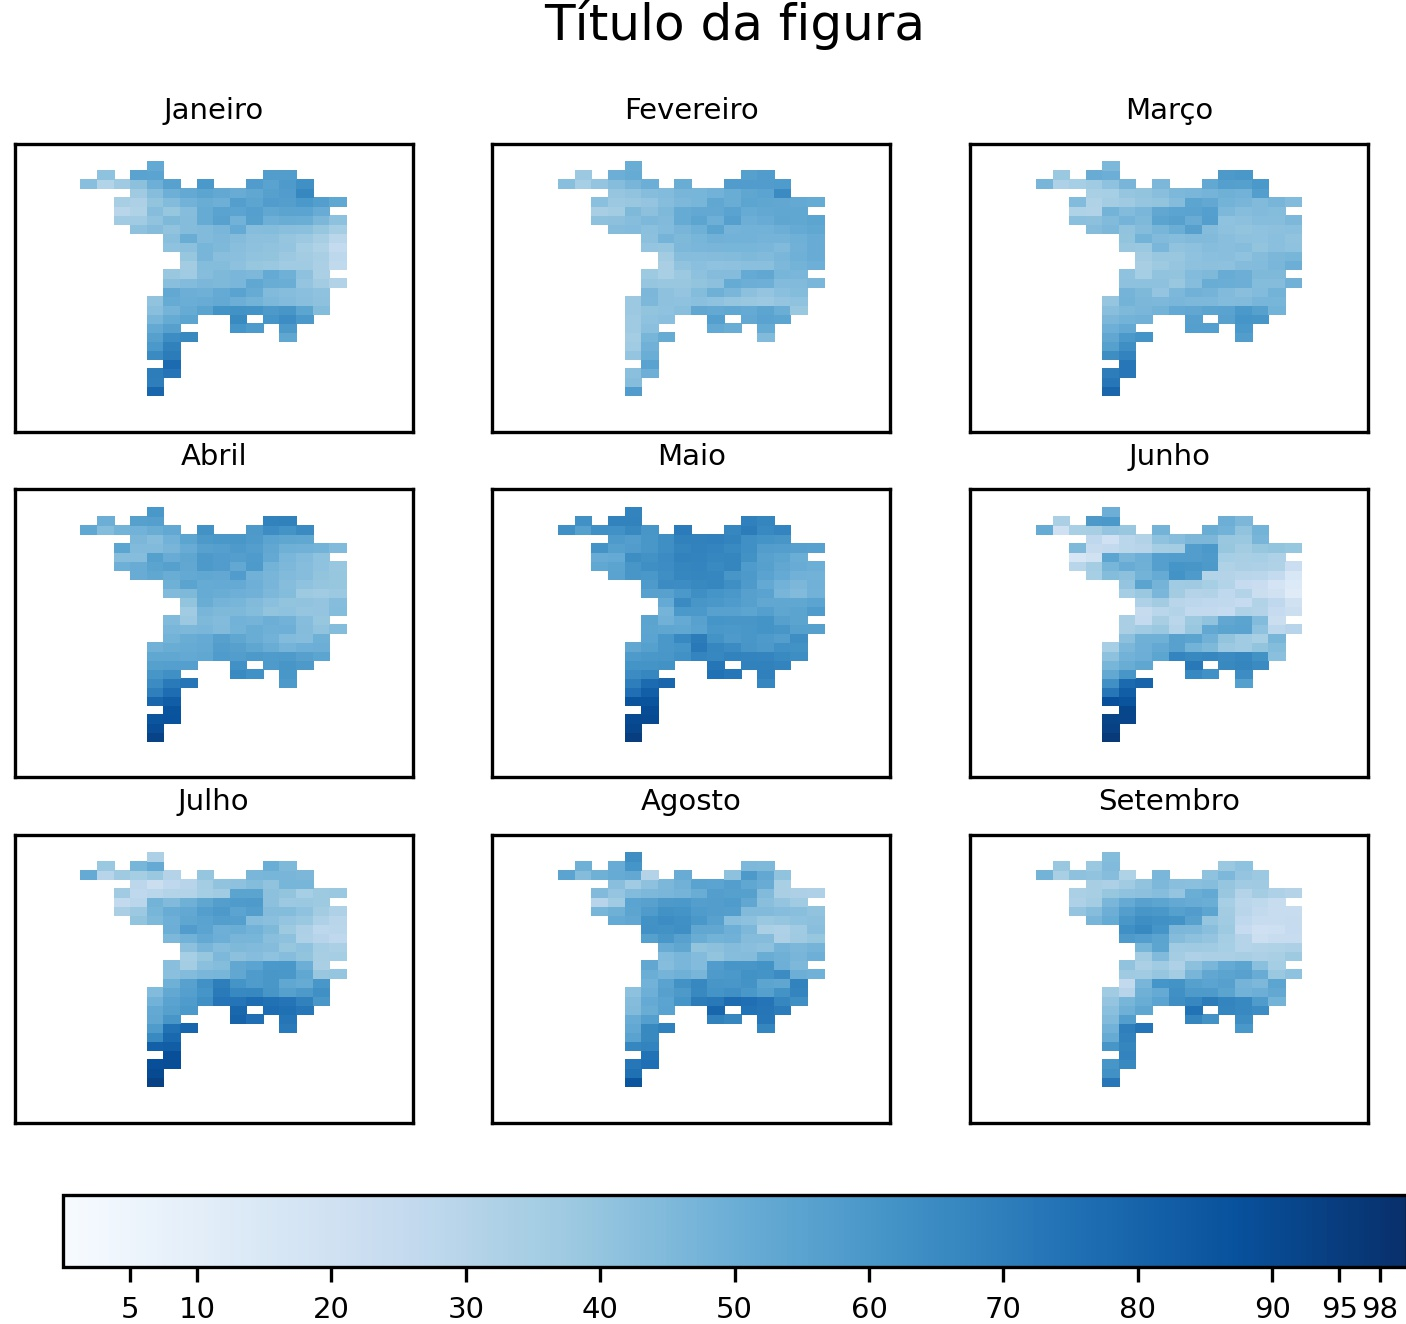

Generate this figure with Python:
import pandas as pd
import numpy as np
import matplotlib.pyplot as plt
import netCDF4 as nc
import xarray as xr
import geopandas as gpd
import shapefile as shp

fn2019 = './input/GRACE.2019.pantanal.nc'
fn2020 = './input/GRACE.2020.pantanal.nc'

ds2019 = xr.open_dataset(fn2019, decode_times=False)
ds2020 = xr.open_dataset(fn2020, decode_times=False)

ds2019.sel(time='0').sfsm.plot()
ds2020.sel(time='0').sfsm.plot()

numero_colunas = 3
numero_linhas = 3
mes = ['Janeiro', 'Fevereiro', 'Março', 'Abril', 'Maio', 'Junho', 'Julho', 'Agosto', 'Setembro']

#fig, axs = plt.subplots(numero_colunas, numero_linhas, figsize=(3,3))
fig, axs = plt.subplots(numero_colunas, numero_linhas)

fig.suptitle('Título da figura')  # Título principal da figura.

for i in range(1, 10):
    plt.subplot(numero_colunas, numero_linhas, i)  # Onde gerar cada figura com base na coluna e linha.
    plt.xticks(())  # Desabilita as informações do eixo x.
    plt.yticks(())  # Desabilita as informações do eixo y.
    plt.title(mes[i-1], fontsize=7)  # Título de cada figura e o seu tamanho.
    plt.pcolor(ds2019['sfsm'][i-1,:,:], cmap='Blues', vmin=0, vmax=100)
    cbar = plt.colorbar(ticks=[5, 10, 20, 30, 40, 50, 60, 70, 80, 90, 95, 98], label='(%)', orientation='horizontal', fraction=0.1)
    cbar.ax.tick_params(labelsize=7)  # Tamanho dos rótulos da legenda da figura.

plt.tight_layout()

#  Salva a figura:
plt.savefig('ex04.jpg', transparent=True, dpi=300, bbox_inches='tight', pad_inches=0)  # Salva a figura no formato ".jpg" com dpi=300 e remove espaços excedentes.

#plt.show()